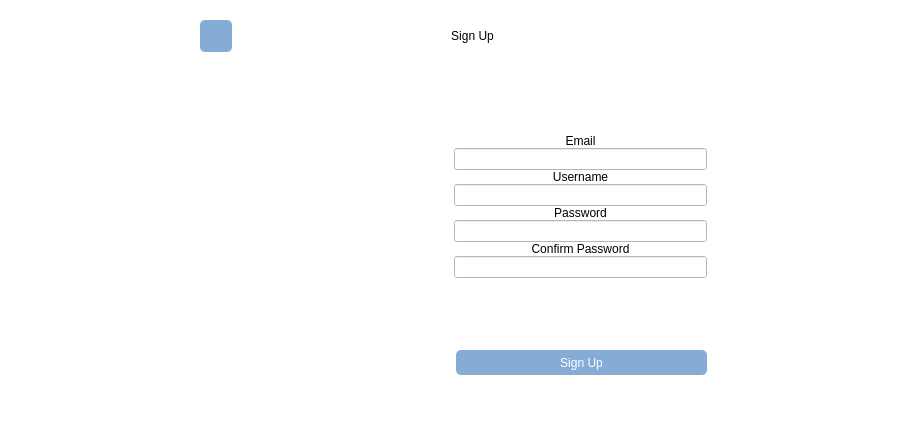
      <widget class="QWidget" name="registration">
       <property name="sizePolicy">
        <sizepolicy hsizetype="Expanding" vsizetype="Expanding">
         <horstretch>0</horstretch>
         <verstretch>0</verstretch>
        </sizepolicy>
       </property>
       <property name="autoFillBackground">
        <bool>false</bool>
       </property>
       <property name="styleSheet">
        <string notr="true">background-color: rgb(255, 255, 255);</string>
       </property>
       <layout class="QVBoxLayout" name="verticalLayout_3">
        <item>
         <layout class="QVBoxLayout" name="verticalLayout_4">
          <property name="leftMargin">
           <number>0</number>
          </property>
          <item>
           <widget class="QWidget" name="widget" native="true">
            <property name="sizePolicy">
             <sizepolicy hsizetype="Expanding" vsizetype="Expanding">
              <horstretch>0</horstretch>
              <verstretch>0</verstretch>
             </sizepolicy>
            </property>
            <property name="layoutDirection">
             <enum>Qt::LeftToRight</enum>
            </property>
            <property name="autoFillBackground">
             <bool>false</bool>
            </property>
            <property name="styleSheet">
             <string notr="true">background-color:white;
</string>
            </property>
            <layout class="QHBoxLayout" name="horizontalLayout_9">
             <item>
              <spacer name="horizontalSpacer_14">
               <property name="orientation">
                <enum>Qt::Horizontal</enum>
               </property>
               <property name="sizeType">
                <enum>QSizePolicy::Fixed</enum>
               </property>
               <property name="sizeHint" stdset="0">
                <size>
                 <width>180</width>
                 <height>20</height>
                </size>
               </property>
              </spacer>
             </item>
             <item>
              <layout class="QVBoxLayout" name="verticalLayout_5">
               <item>
                <layout class="QHBoxLayout" name="horizontalLayout_6">
                 <item>
                  <widget class="QPushButton" name="form_cancButton">
                   <property name="sizePolicy">
                    <sizepolicy hsizetype="Fixed" vsizetype="Fixed">
                     <horstretch>0</horstretch>
                     <verstretch>0</verstretch>
                    </sizepolicy>
                   </property>
                   <property name="minimumSize">
                    <size>
                     <width>32</width>
                     <height>32</height>
                    </size>
                   </property>
                   <property name="styleSheet">
                    <string notr="true">QPushButton#form_cancButton{
background-color: #84ACD7;
border: 1px;
border-radius:5px;
}
QPushButton#form_cancButton:hover{
	background-color:#68DFBB;
}</string>
                   </property>
                   <property name="text">
                    <string/>
                   </property>
                   <property name="icon">
                    <iconset>
                     <normalon>:/images/back-arrow.png</normalon>
                    </iconset>
                   </property>
                   <property name="iconSize">
                    <size>
                     <width>32</width>
                     <height>32</height>
                    </size>
                   </property>
                   <property name="flat">
                    <bool>true</bool>
                   </property>
                  </widget>
                 </item>
                 <item>
                  <spacer name="horizontalSpacer_10">
                   <property name="orientation">
                    <enum>Qt::Horizontal</enum>
                   </property>
                   <property name="sizeType">
                    <enum>QSizePolicy::MinimumExpanding</enum>
                   </property>
                   <property name="sizeHint" stdset="0">
                    <size>
                     <width>185</width>
                     <height>20</height>
                    </size>
                   </property>
                  </spacer>
                 </item>
                 <item>
                  <widget class="QLabel" name="label_7">
                   <property name="styleSheet">
                    <string notr="true">font: 75 25pt &quot;Sawasdee Bold&quot;;</string>
                   </property>
                   <property name="text">
                    <string>Sign Up</string>
                   </property>
                   <property name="alignment">
                    <set>Qt::AlignCenter</set>
                   </property>
                  </widget>
                 </item>
                 <item>
                  <spacer name="horizontalSpacer_11">
                   <property name="orientation">
                    <enum>Qt::Horizontal</enum>
                   </property>
                   <property name="sizeType">
                    <enum>QSizePolicy::MinimumExpanding</enum>
                   </property>
                   <property name="sizeHint" stdset="0">
                    <size>
                     <width>200</width>
                     <height>20</height>
                    </size>
                   </property>
                  </spacer>
                 </item>
                </layout>
               </item>
               <item>
                <spacer name="verticalSpacer_7">
                 <property name="orientation">
                  <enum>Qt::Vertical</enum>
                 </property>
                 <property name="sizeType">
                  <enum>QSizePolicy::Fixed</enum>
                 </property>
                 <property name="sizeHint" stdset="0">
                  <size>
                   <width>20</width>
                   <height>50</height>
                  </size>
                 </property>
                </spacer>
               </item>
               <item>
                <layout class="QHBoxLayout" name="horizontalLayout_3">
                 <property name="spacing">
                  <number>1</number>
                 </property>
                 <item>
                  <widget class="QWidget" name="widget_5" native="true">
                   <property name="sizePolicy">
                    <sizepolicy hsizetype="Expanding" vsizetype="Expanding">
                     <horstretch>0</horstretch>
                     <verstretch>0</verstretch>
                    </sizepolicy>
                   </property>
                   <property name="styleSheet">
                    <string notr="true"/>
                   </property>
                   <layout class="QVBoxLayout" name="verticalLayout_6">
                    <property name="leftMargin">
                     <number>9</number>
                    </property>
                    <property name="topMargin">
                     <number>4</number>
                    </property>
                    <item>
                     <spacer name="verticalSpacer_11">
                      <property name="orientation">
                       <enum>Qt::Vertical</enum>
                      </property>
                      <property name="sizeType">
                       <enum>QSizePolicy::Fixed</enum>
                      </property>
                      <property name="sizeHint" stdset="0">
                       <size>
                        <width>20</width>
                        <height>20</height>
                       </size>
                      </property>
                     </spacer>
                    </item>
                    <item>
                     <widget class="QWidget" name="icon" native="true">
                      <property name="styleSheet">
                       <string notr="true">image: url(:/images/photo_2020-09-22_17-58-05.jpg);</string>
                      </property>
                     </widget>
                    </item>
                   </layout>
                  </widget>
                 </item>
                 <item>
                  <layout class="QVBoxLayout" name="verticalLayout_7">
                   <property name="spacing">
                    <number>0</number>
                   </property>
                   <property name="leftMargin">
                    <number>0</number>
                   </property>
                   <property name="topMargin">
                    <number>6</number>
                   </property>
                   <property name="bottomMargin">
                    <number>6</number>
                   </property>
                   <item>
                    <spacer name="verticalSpacer_10">
                     <property name="orientation">
                      <enum>Qt::Vertical</enum>
                     </property>
                     <property name="sizeType">
                      <enum>QSizePolicy::Fixed</enum>
                     </property>
                     <property name="sizeHint" stdset="0">
                      <size>
                       <width>20</width>
                       <height>20</height>
                      </size>
                     </property>
                    </spacer>
                   </item>
                   <item>
                    <widget class="QLabel" name="email_label">
                     <property name="styleSheet">
                      <string notr="true">font: 11pt &quot;Sawasdee Bold&quot;;</string>
                     </property>
                     <property name="text">
                      <string>Email</string>
                     </property>
                     <property name="alignment">
                      <set>Qt::AlignCenter</set>
                     </property>
                    </widget>
                   </item>
                   <item>
                    <widget class="QLineEdit" name="email_line"/>
                   </item>
                   <item>
                    <widget class="QLabel" name="user_label">
                     <property name="styleSheet">
                      <string notr="true">font: 11pt &quot;Sawasdee Bold&quot;;</string>
                     </property>
                     <property name="text">
                      <string>Username</string>
                     </property>
                     <property name="alignment">
                      <set>Qt::AlignCenter</set>
                     </property>
                    </widget>
                   </item>
                   <item>
                    <widget class="QLineEdit" name="user_line_form"/>
                   </item>
                   <item>
                    <widget class="QLabel" name="psw_label">
                     <property name="styleSheet">
                      <string notr="true">font: 11pt &quot;Sawasdee Bold&quot;;</string>
                     </property>
                     <property name="text">
                      <string>Password</string>
                     </property>
                     <property name="alignment">
                      <set>Qt::AlignCenter</set>
                     </property>
                    </widget>
                   </item>
                   <item>
                    <widget class="QLineEdit" name="psw_line_form">
                     <property name="styleSheet">
                      <string notr="true">lineedit-password-mask-delay:0.5;</string>
                     </property>
                     <property name="echoMode">
                      <enum>QLineEdit::Password</enum>
                     </property>
                    </widget>
                   </item>
                   <item>
                    <widget class="QLabel" name="confpsw_label">
                     <property name="styleSheet">
                      <string notr="true">font: 11pt &quot;Sawasdee Bold&quot;;</string>
                     </property>
                     <property name="text">
                      <string>Confirm Password</string>
                     </property>
                     <property name="alignment">
                      <set>Qt::AlignCenter</set>
                     </property>
                    </widget>
                   </item>
                   <item>
                    <widget class="QLineEdit" name="confirm_psw_line">
                     <property name="styleSheet">
                      <string notr="true">lineedit-password-mask-delay:0.1;</string>
                     </property>
                     <property name="echoMode">
                      <enum>QLineEdit::Password</enum>
                     </property>
                    </widget>
                   </item>
                   <item>
                    <spacer name="verticalSpacer_9">
                     <property name="orientation">
                      <enum>Qt::Vertical</enum>
                     </property>
                     <property name="sizeType">
                      <enum>QSizePolicy::Fixed</enum>
                     </property>
                     <property name="sizeHint" stdset="0">
                      <size>
                       <width>20</width>
                       <height>30</height>
                      </size>
                     </property>
                    </spacer>
                   </item>
                  </layout>
                 </item>
                </layout>
               </item>
               <item>
                <spacer name="verticalSpacer_8">
                 <property name="orientation">
                  <enum>Qt::Vertical</enum>
                 </property>
                 <property name="sizeType">
                  <enum>QSizePolicy::Fixed</enum>
                 </property>
                 <property name="sizeHint" stdset="0">
                  <size>
                   <width>20</width>
                   <height>30</height>
                  </size>
                 </property>
                </spacer>
               </item>
               <item>
                <layout class="QHBoxLayout" name="horizontalLayout_7">
                 <property name="spacing">
                  <number>1</number>
                 </property>
                 <item>
                  <spacer name="horizontalSpacer_12">
                   <property name="orientation">
                    <enum>Qt::Horizontal</enum>
                   </property>
                   <property name="sizeType">
                    <enum>QSizePolicy::Expanding</enum>
                   </property>
                   <property name="sizeHint" stdset="0">
                    <size>
                     <width>256</width>
                     <height>20</height>
                    </size>
                   </property>
                  </spacer>
                 </item>
                 <item>
                  <widget class="QPushButton" name="form_regButton">
                   <property name="sizePolicy">
                    <sizepolicy hsizetype="Expanding" vsizetype="Fixed">
                     <horstretch>0</horstretch>
                     <verstretch>0</verstretch>
                    </sizepolicy>
                   </property>
                   <property name="minimumSize">
                    <size>
                     <width>251</width>
                     <height>25</height>
                    </size>
                   </property>
                   <property name="styleSheet">
                    <string notr="true">QPushButton#form_regButton{
background-color: #84ACD7;
border: 1px;
color:#FFFFFF;
border-radius:5px;
font: 20pt &quot;Sawasdee Bold&quot;;
}
QPushButton#form_regButton:hover{
background-color:#68DFBB;
}</string>
                   </property>
                   <property name="text">
                    <string>Sign Up</string>
                   </property>
                   <property name="flat">
                    <bool>true</bool>
                   </property>
                  </widget>
                 </item>
                </layout>
               </item>
               <item>
                <spacer name="verticalSpacer_6">
                 <property name="orientation">
                  <enum>Qt::Vertical</enum>
                 </property>
                 <property name="sizeType">
                  <enum>QSizePolicy::Fixed</enum>
                 </property>
                 <property name="sizeHint" stdset="0">
                  <size>
                   <width>20</width>
                   <height>40</height>
                  </size>
                 </property>
                </spacer>
               </item>
              </layout>
             </item>
             <item>
              <spacer name="horizontalSpacer_15">
               <property name="orientation">
                <enum>Qt::Horizontal</enum>
               </property>
               <property name="sizeType">
                <enum>QSizePolicy::Fixed</enum>
               </property>
               <property name="sizeHint" stdset="0">
                <size>
                 <width>180</width>
                 <height>20</height>
                </size>
               </property>
              </spacer>
             </item>
            </layout>
           </widget>
          </item>
         </layout>
        </item>
       </layout>
      </widget>
